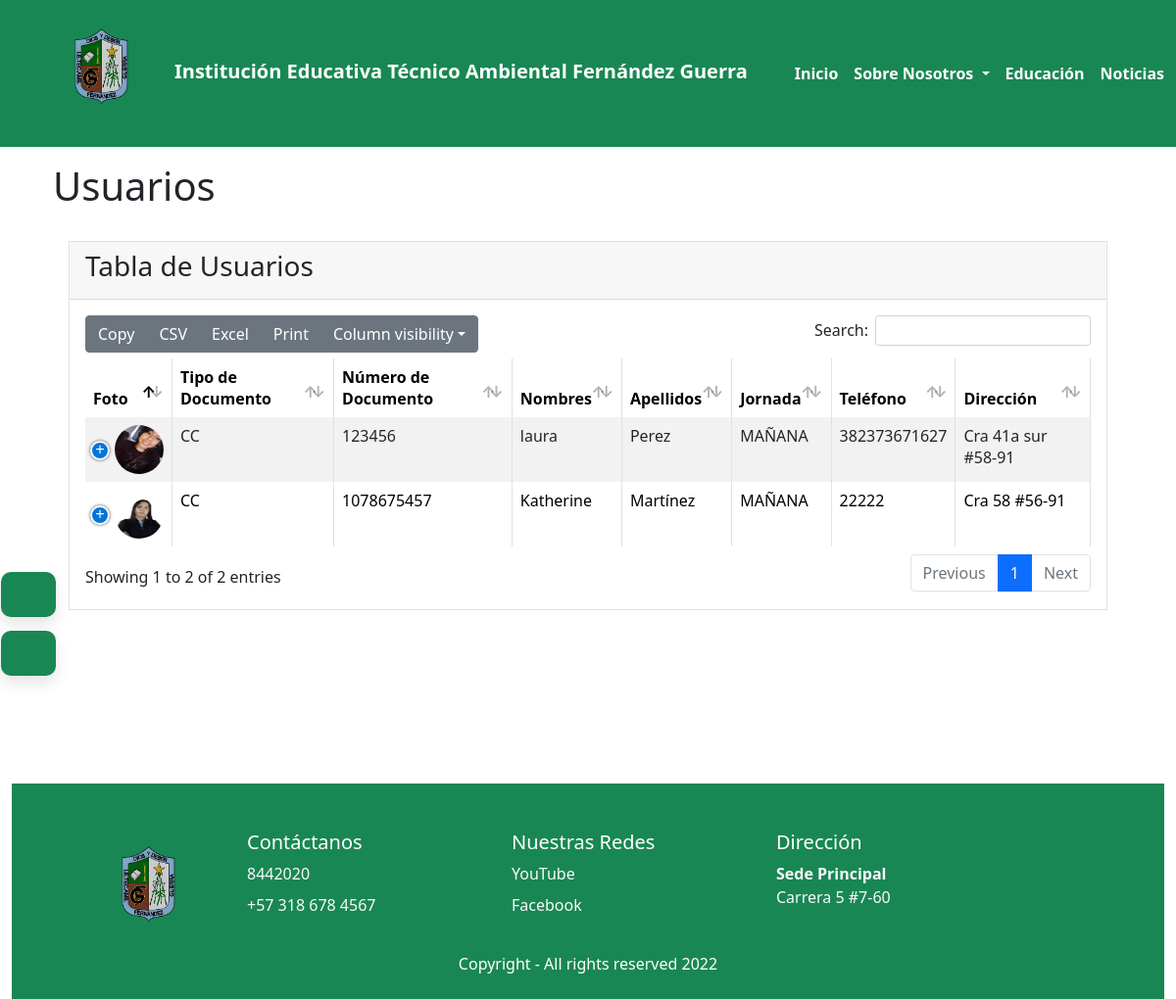
Page /usuarios/ (signed in) on the earlier database version.
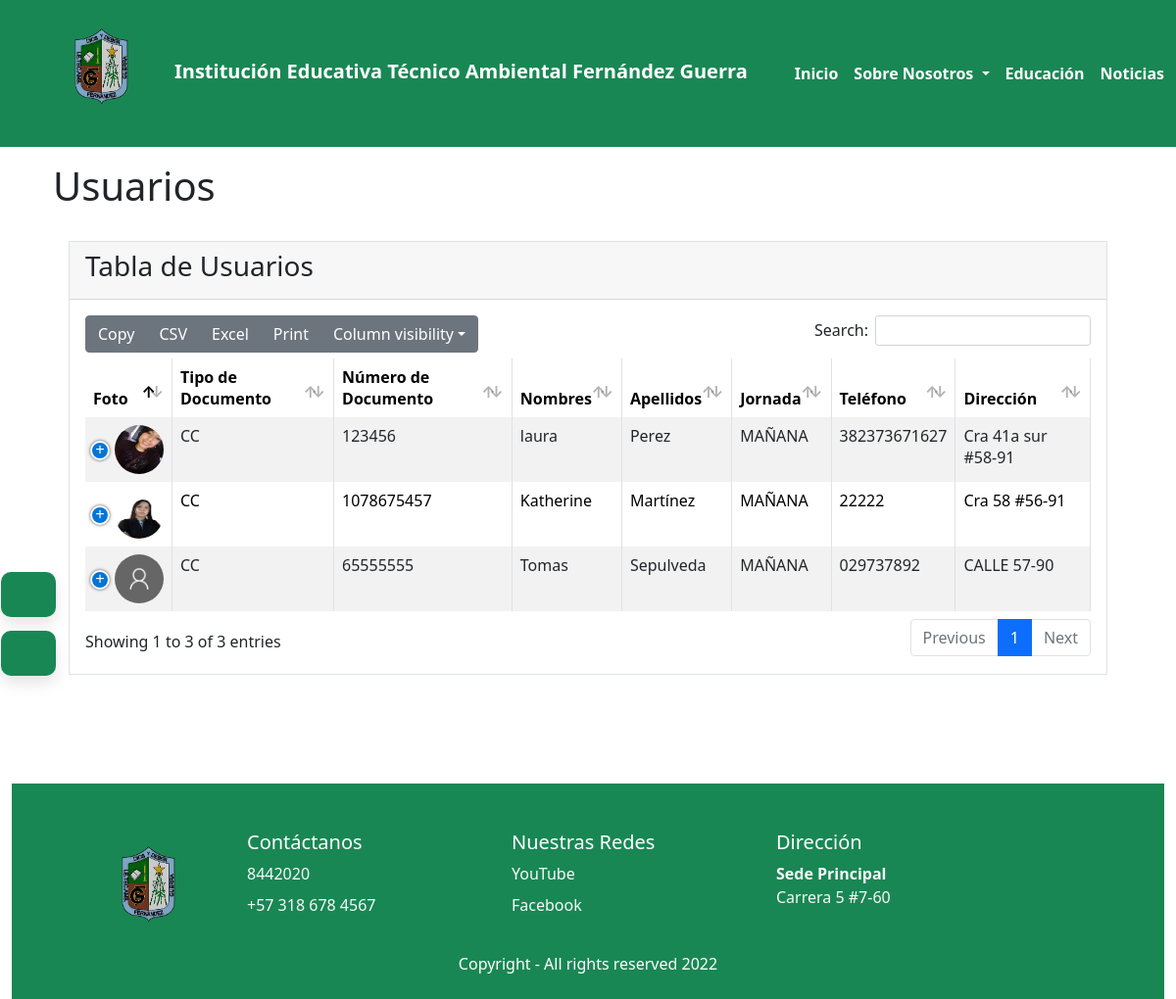
Same page on the later database version.
### usuarios/models.py (models this page shows, shortened)
class Usuario(models.Model):
    class TipoDoc(models.TextChoices):
        CC='CC', _('Cédula de Ciudadanía')
        CE='CE', _('Cédula de Extranjería')
        PP='PP', _('Pasaporte')
    tipoDoc=models.CharField(max_length=3, choices=TipoDoc.choices , default=TipoDoc.CC, verbose_name="Tipo de Documento")
    numDoc=models.CharField(max_length=60, verbose_name="Número de Documento")
    nombres=models.CharField(max_length=60, verbose_name="Nombres")
    apellidos=models.CharField(max_length=60, verbose_name="Apellidos")
    class Jornada(models.TextChoices):
        JM='MAÑANA', _('Jornada Mañana')
        JT='TARDE', _('Jornada Tarde')
    jornada=models.CharField(max_length=10,choices=Jornada.choices , default=Jornada.JM, verbose_name="Jornada")
    telefono=models.CharField(max_length=20, verbose_name="Teléfono")
    direccion=models.CharField(max_length=40, verbose_name="Dirección")
    correo=models.EmailField(max_length=40, verbose_name="Correo Electrónico")
    class Genero(models.TextChoices):
        M='M', _('Masculino')
        F='F', _('Femenino')
        I='I', _('Indefinido')
    genero=models.CharField(max_length=3,choices=Genero.choices, default=Genero.M, verbose_name="Género")
    class Rol(models.TextChoices):
        ADMIN='ADMIN', _('Administrador')
        DIRECTIVO='DIRECTIVO', _('Directivo')
        SECRETARIA='SECRETARIA', _('Secretaria')
    rol=models.CharField(max_length=10,choices=Rol.choices, default=Rol.ADMIN, verbose_name="Rol")
    class Estado(models.TextChoices):
        ACTIVO='1', _('Activo')
        INACTIVO='0', _('Inactivo')
    estado=models.CharField(max_length=1,choices=Estado.choices, default=Estado.ACTIVO, verbose_name="Estado")
    foto=models.ImageField(upload_to='images/usuarios',blank=True, default='images/usuarios/default.png')
    user=models.ForeignKey(User, on_delete= models.CASCADE)

### usuarios/views.py (the view)
# urls.py: path('usuarios/', include('usuarios.urls')),
@login_required(login_url='login')
def usuarios(request):
    titulo="Usuarios"
    usuarios= Usuario.objects.all()
    context={
        'titulo':titulo,
        'usuarios':usuarios
}
    return render(request,'usuarios/usuarios.html',context)

### base/context_processors.py (called while the page is built)
def sesion(request):
    usuario_actual= request.user
    image_user=r"/media/images/usuarios/default.png"
    if request.user.is_authenticated:
        if Usuario.objects.filter(user_id=usuario_actual.id):
            image_user=Usuario.objects.get(user_id=usuario_actual.id).foto.url
    context={
        'usuario_actual':usuario_actual,
        'image_user': image_user
    }
    return context

### base/Templates/usuarios/usuarios.html (shortened to what this page needs)
{% extends 'partials/body.html' %}
{% load static %}
{% block contenido %}
<div class="m-3 border">
  <div class="card-header">
    <h3 class="card-title">Tabla de Usuarios</h3>
  </div>
  <div class="card-body">
    <div id="example1_wrapper" class="dataTables_wrapper dt-bootstrap4">
      <div class="row">
        <div class="col-sm-12">
          <table id="example1"  class="table table-bordered table-striped dataTable dtr-inline" aria-describedby="example1_info">
            <thead>
              <tr>
                <th scope="col">Foto</th>
                <th scope="col">Tipo de Documento</th>
                <th scope="col">Número de Documento</th>
                <th scope="col">Nombres</th>
                <th scope="col">Apellidos</th>
                <th scope="col">Jornada</th>
                <th scope="col">Teléfono</th>
                <th scope="col">Dirección</th>
              </tr>
            </thead>
            <tbody>
              {% for usuario in usuarios %}
              {% if usuario.estado != '0' %}
              <tr class="odd">
                <td class="sorting_1 dtr-control" tabindex="0"><img class="rounded-circle" src="{{ MEDIA_URL }}{{usuario.foto.url}}" alt="" width="50" height="50"></td>
                <td>{{usuario.tipoDoc}}</td>
                <td>{{usuario.numDoc}}</td>
                <td>{{usuario.nombres}}</td>
                <td>{{usuario.apellidos}}</td>
                <td>{{usuario.jornada}}</td>
                <td>{{usuario.telefono}}</td>
                <td>{{usuario.direccion}}</td>
              </tr>
              {% endif %}
              {% endfor %}
            </tbody>
          </table>
        </div>
      </div>
    </div>
  </div>
</div>
{% endblock contenido %}

### base/Templates/partials/body.html (shortened to what this page needs)
{% load static %}
{% load bootstrap5 %}
{% bootstrap_css %}
<!DOCTYPE html>
<html lang="en">
    <head>
        <link
            href="https://cdn.jsdelivr.net/npm/bootstrap@5.0.2/dist/css/bootstrap.min.css"
            rel="stylesheet"
>
        <link rel="stylesheet" href="{% static 'fontawesome-free/css/all.min.css' %}">
        <link rel="stylesheet"
            href="https://code.ionicframework.com/ionicons/2.0.1/css/ionicons.min.css">
        <link rel="stylesheet" href="{% static 'toastr/toastr.min.css' %}">
        <link rel="stylesheet" type="text/css" href="{% static 'css/tarjetas.css'%}">
        <link rel="stylesheet" type="text/css" href="{% static 'css/tarjetas2.css'%}">
        <link rel="stylesheet" type="text/css" href="{% static 'css/boton-flotante.css'%}">
        <link rel="stylesheet" href="{% static 'datatables-bs4/css/dataTables.bootstrap4.min.css' %}">
        <link rel="stylesheet" href="{% static 'datatables-responsive/css/responsive.bootstrap4.min.css' %}">
        <link rel="stylesheet" href="{% static 'datatables-buttons/css/buttons.bootstrap4.min.css' %}">
    </head>
    <body class="hold-transition layout-fixed">
        <div class="wrapper ">
            <div class="content-wrapper overflow-auto" style="height: 50%;">
                {% include 'partials/header.html' %}
                <div class="container">
                    <h1 class="py-3">{{titulo}}</h1>
                    <div class="dropdown">
                        <button class="btn  btn-flotante" type="button" data-bs-toggle="dropdown" data-toggle="tooltip" data-placement="top" title="Ayuda" aria-expanded="false">
                            <box-icon name='help-circle'></box-icon>
                        </button>
                    </div>
                    <div class="dropdown">
                        <button class="btn  btn-flotante-2" type="button" data-bs-toggle="dropdown" data-toggle="tooltip" data-placement="top" title="Accesibilidad" aria-expanded="false">
                            <box-icon name='universal-access'></box-icon>
                        </button>
                    </div>
                    {% block contenido %}
                    {% endblock contenido %}
                </div>
            </div>
        </div>
        {% include 'partials/footer.html' %}
    </body>
</html>

### base/Templates/partials/header.html (shortened to what this page needs)
{% load static %}
<nav class="navbar navbar-expand-lg navbar-light bg-success">
  <div class="container-fluid">
    <a class="navbar-brand text-white text-center">
      <img src="{% static 'img/zyro-image.png' %}" class="img-circle
        elevation-2" alt="User Image" width="154" height="124"
        class="d-inline-block align-text-top"><b>Institución Educativa Técnico
        Ambiental Fernández Guerra</b>
    </a>
    <nav class="navbar navbar-expand-lg navbar-light bg-success">
      <div class="container-fluid">
        <div class="collapse navbar-collapse " id="navbarNavDropdown">
          <ul class="navbar-nav">
            <li class="nav-item">
              <a class="nav-link active text-white" aria-current="page"
                href="{% url 'inicio' %}"><b>Inicio</b></a>
            </li>
            <li class="nav-item dropdown">
              <a class="nav-link dropdown-toggle text-white " href="#"
                id="navbarDropdownMenuLink" role="button"
                data-bs-toggle="dropdown" aria-expanded="false">
                <b>Sobre Nosotros</b>
              </a>
            </li>
            <li class="nav-item">
              <a class="nav-link text-white " href="{% url 'educacion' %}">
                <b>Educación</b>
              </a>
            </li>
            <li class="nav-item">
              <a class="nav-link text-white" href="{% url 'noticias' %}"><b>Noticias</b></a>
            </li>
          </ul>
        </div>
      </div>
    </nav>
  </div>
</nav>

### base/Templates/partials/footer.html (shortened to what this page needs)
{% load static %}
<footer>
    <body>
        <div class="container-fluid">
        <div class="row p-5 pb-2 text-white bg-success">
            <div class="col-xs-12 col-md-6 col-lg-2">
                <img src="{% static 'img/zyro-image.png' %}" class="img-circle elevation-2" alt="User Image" width="154" height="124" class="d-inline-block align-text-top"></a>
            </div>
            <div class="col-xs-12 col-md-6 col-lg-3">
                <p class="h5 mb-2">Contáctanos</p>
                <div class="mb-2">
                    <a class="text-light text text-decoration-none" href="#">8442020</a>
                </div>
                <div class="mb-2">
                    <a class="text-light text text-decoration-none" href="#">+57 318 678 4567</a>
                </div>
            </div>
            <div class="col-xs-12 col-md-6 col-lg-3">
                <p class="h5 mb-2">Nuestras Redes</p>
                <div class="mb-2">
                    <a class="text-light text text-decoration-none" href="#">YouTube</a>
                </div>
                <div class="mb-2">
                    <a class="text-light text text-decoration-none" href="#">Facebook</a>
                </div>
            </div>
            <div class="col-xs-12 col-md-6 col-lg-3">
                <p class="h5 mb-2">Dirección</p>
                <div class="mb-2">
                    <a class="text-light text text-decoration-none" href="#"><b>Sede Principal</b><br>Carrera 5 #7-60</a>
                </div>
            </div>
            <div class="col-xs-12">
                <p class="text-white  text-center">Copyright - All rights reserved 2022</p>
            </div>
        </div>
    </div>
    </body>
</footer>

### base/Templates/partials/js.html (shortened to what this page needs)
{% load static %}

### static/css/tarjetas.css (style rules this page uses)
* { margin: 0; padding: 0; box-sizing: border-box; }

### static/css/boton-flotante.css (style rules this page uses)
.btn-flotante { font-size: 16px; text-transform: uppercase; font-weight: bold; color: #ffffff; border-radius: 10px; letter-spacing: 0px; background-color: #198754; padding: 10px 15px; position: fixed; bottom: 390px; left: 1px; transition: all 300ms ease 0ms; box-shadow: 0px 8px 15px rgba(0, 0, 0, 0.1); z-index: 99; }
.btn-flotante-2 { font-size: 16px; text-transform: uppercase; font-weight: bold; color: #ffffff; border-radius: 10px; letter-spacing: 0px; background-color: #198754; padding: 10px 15px; position: fixed; bottom: 330px; left: 1px; transition: all 300ms ease 0ms; box-shadow: 0px 8px 15px rgba(0, 0, 0, 0.1); z-index: 99; }

Differences in the rows shown:
added Usuario: foto (placeholder picture), tipoDoc "CC", numDoc "65555555", nombres "Tomas", apellidos "Sepulveda", jornada "MAÑANA", telefono "029737892", direccion "CALLE 57-90"
Other differences:
text written by a page script: "Copy CSV Excel Print Column visibility Search: Showing 1 to 2 of 2 entries Previous 1 Next" → "Copy CSV Excel Print Column visibility Search: Showing 1 to 3 of 3 entries Previous 1 Next"
